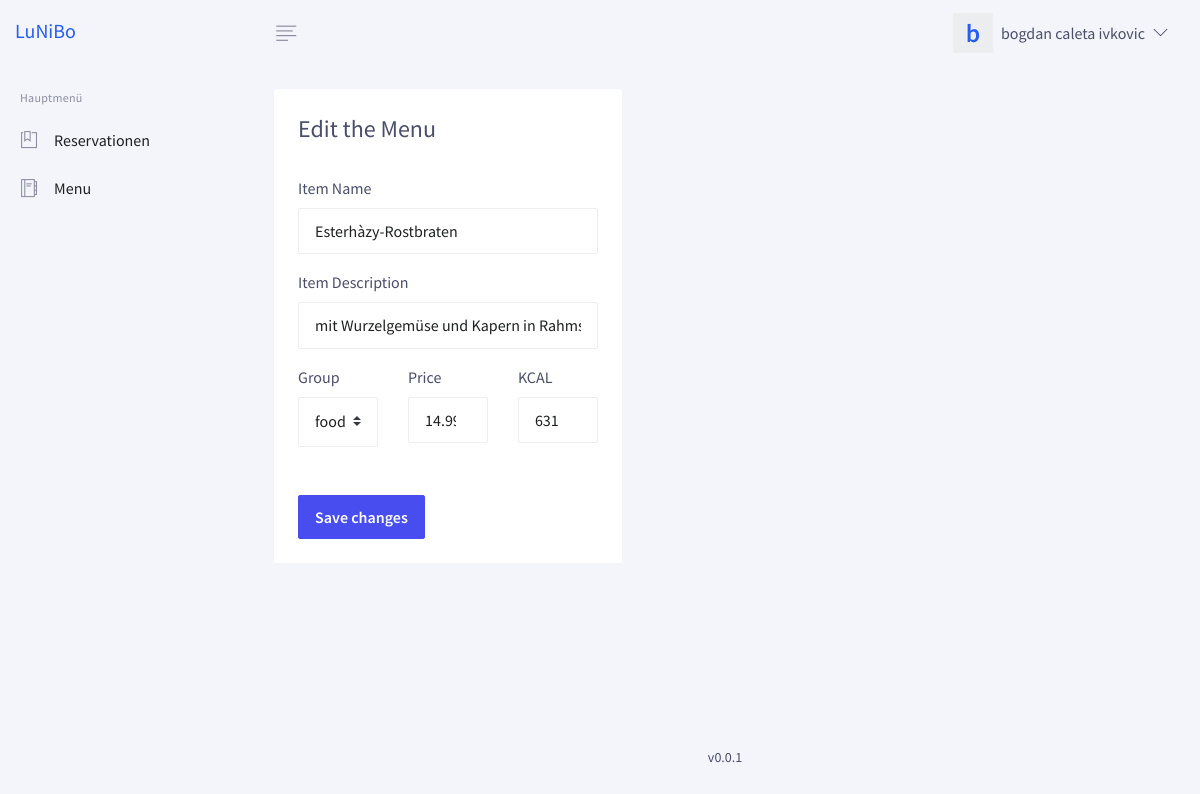
The app's page /admin.php?page=editMenu&id=1 (signed in), older data.
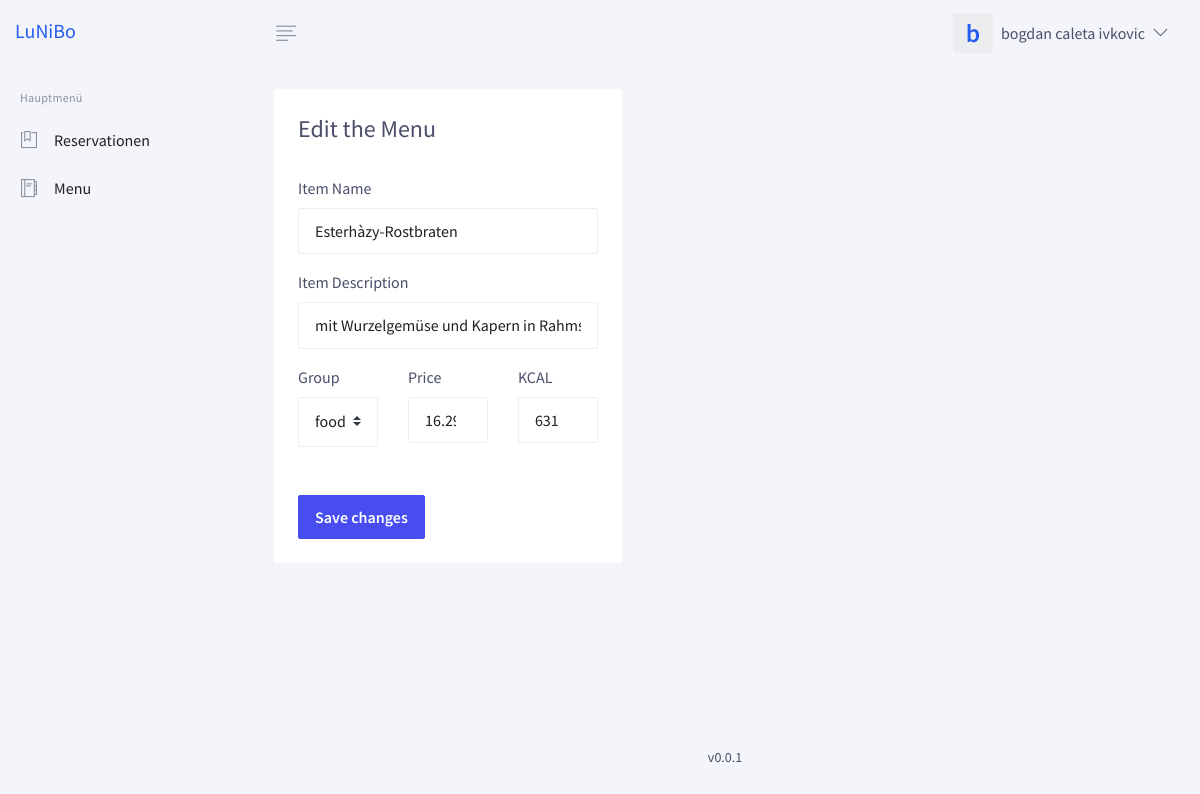
The same page, newer data.
### tables this page shows
CREATE TABLE `menu` (
  `itemID` int(11) NOT NULL AUTO_INCREMENT,
  `name` varchar(30) NOT NULL,
  `description` text NOT NULL,
  `itemGroup` varchar(15) DEFAULT NULL,
  `price` float NOT NULL,
  `kcal` int(11) DEFAULT NULL,
  `deleted` int(11) DEFAULT 0,
  PRIMARY KEY (`itemID`),
  UNIQUE KEY `menu_itemID_uindex` (`itemID`),
  UNIQUE KEY `menu_name_uindex` (`name`)
);

### database/db_functions.php (called while the page is built, shortened)
<?php
$debug = 0;
function select_cond($conn, $table, $after_where){
    $sql = "SELECT * FROM {$table} WHERE {$after_where}";
    $stmt = $conn->query($sql);
    return $stmt->fetchAll();
}
?>

### templates/edit_menu.php (the view, shortened to what this page needs)
<?php
require_once("./database/db_functions.php");
$conn = create_conn();
$row = select_cond($conn, MENU, "deleted=0 AND itemID = ".$_GET['id'])[0];
switch ($row['itemGroup']) {
    case 'food':
        $drp = '<option value="food" selected>food</option><option value="drink">drink</option>';
        break;
}
?>
<div class="content">
    <div class="py-4 col-xl-5 col-lg-8 col-md-12 px-3 px-md-4">
    <div class="card">
                <div class="card-header">
                <h4>Edit the Menu</h4>
            </div>
            <div class="card-body pt-0">
                <form action="admin.php?page=editMenu&id=<?php echo $_GET['id'] ?>" method="POST">
                    <div class="form-group">
                        <label>Item Name</label>
                        <input type="text" name="name" class="form-control" value="<?php echo $row['name'] ?>" required>
                    </div>
                    <div class="form-group">
                        <label>Item Description</label>
                        <input type="textarea" name="description" class="form-control" value="<?php echo $row['description'] ?>" required>
                    </div>
                    <div class="row">
                        <div class="form-group col-4">
                            <label>Group</label>
                            <select class="custom-select" name="group" required>
                                <?php echo $drp ?>
                            </select>
                        </div>
                        <div class="form-group col-4">
                            <label>Price</label>
                            <input type="number" step="1" min=0 name="price" class="form-control" value="<?php echo $row['price'] ?>" required>
                        </div>
                        <div class="form-group col-4">
                            <label>KCAL</label>
                            <input type="number" step="100" min=0 name="kcal" class="form-control" value="<?php echo $row['kcal'] ?>" required>
                        </div>
                    </div>
                    <input type="submit" name="submitted" class="btn btn-info mt-5" value="Save changes">
                </form>
            </div>
        </div>
    </div>

Row changes from the older to the newer data that the page shows:
changed menu "Esterhàzy-Rostbraten": price "14.99" → "16.29"
